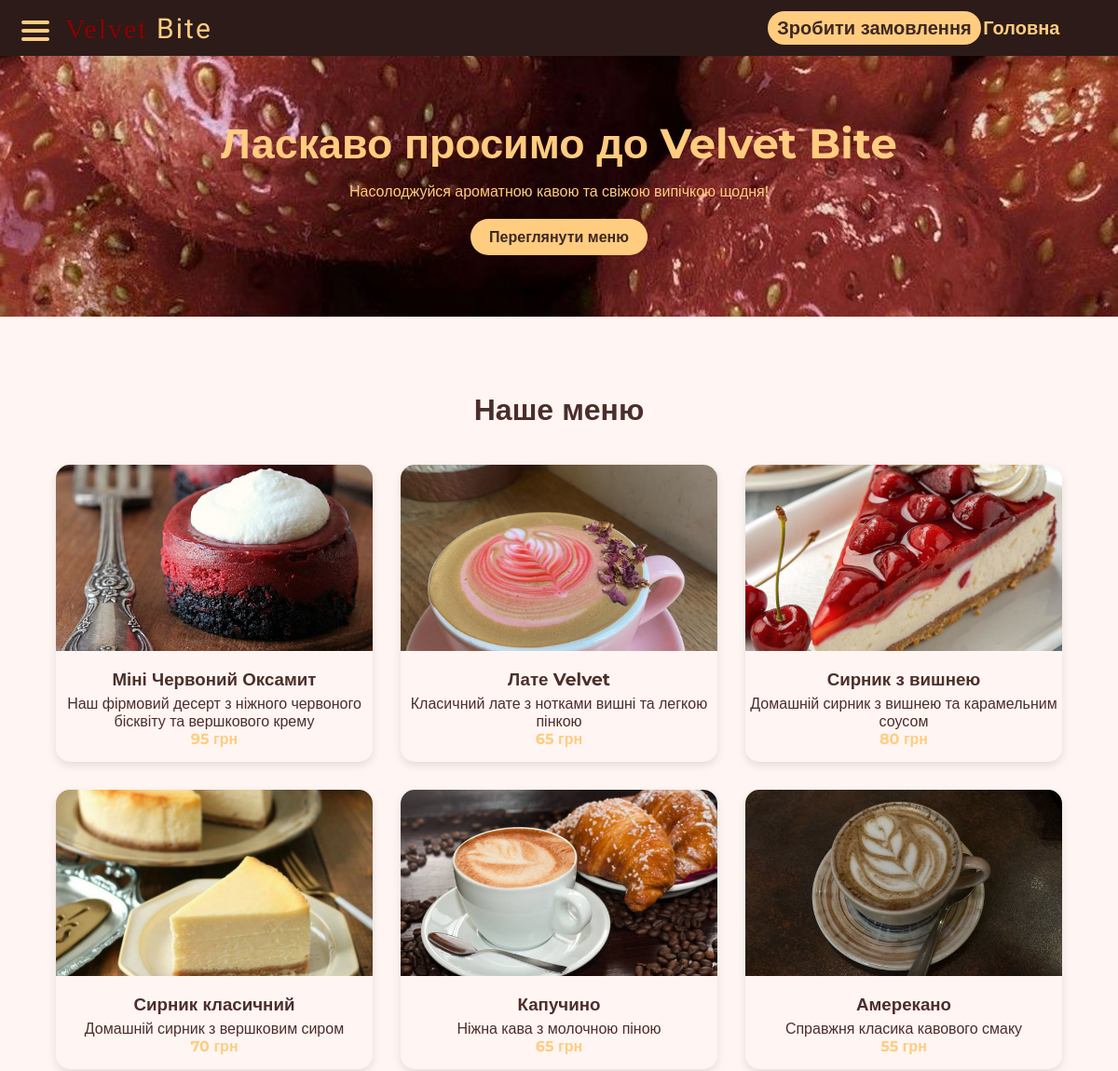
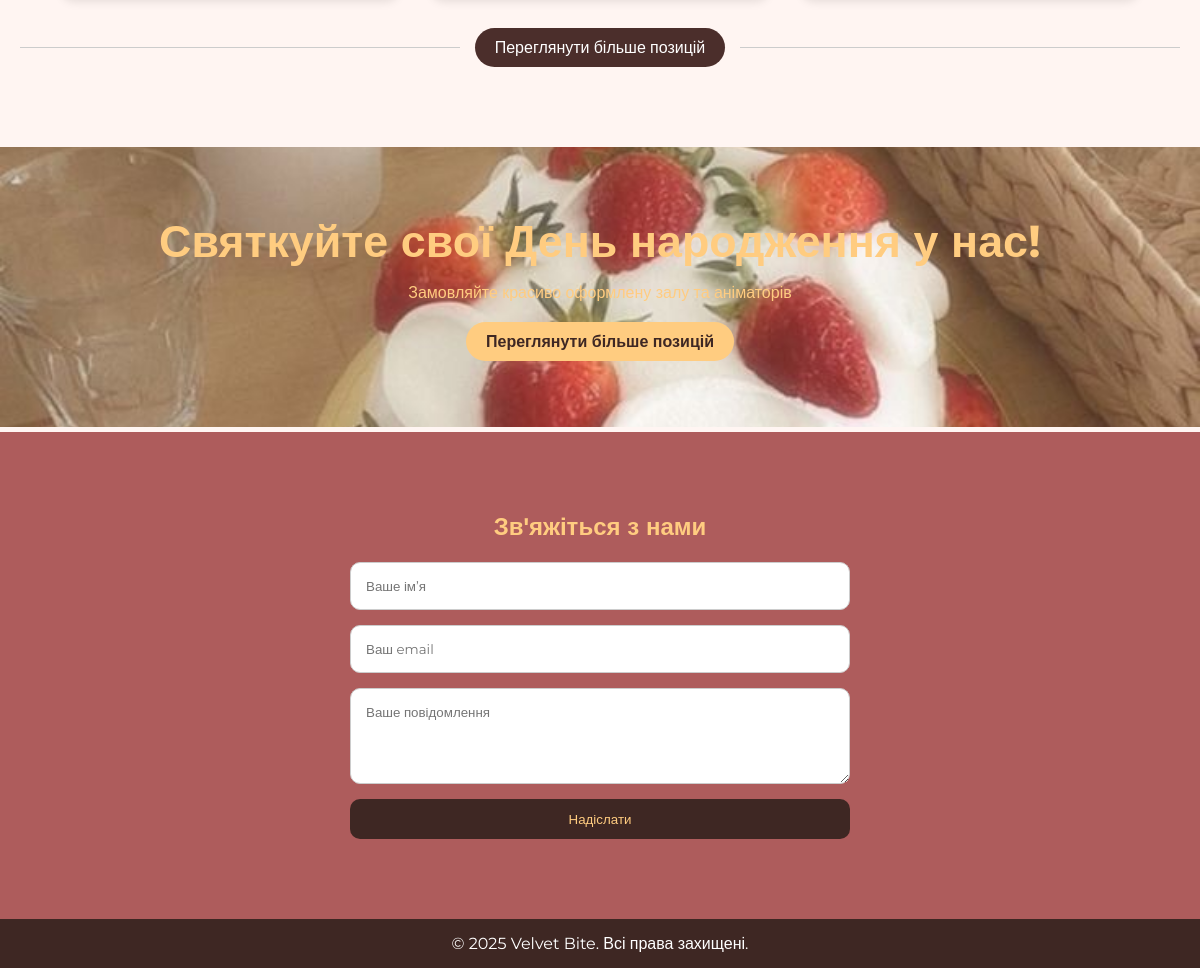
The page / on the database its author committed (2 pictures, top to bottom).
### tables this page shows
CREATE TABLE "dish" (
	"id"	INTEGER NOT NULL,
	"name"	TEXT NOT NULL,
	"price"	TEXT NOT NULL,
	"image"	BLOB NOT NULL,
	"description"	TEXT,
	"ingredients"	TEXT,
	"calories"	NUMERIC,
	PRIMARY KEY("id" AUTOINCREMENT)
);

### main.py (the view)
@app.route('/')
def index():
    dish = get_all_dish()
    return render_template('index.html', menu_items=dish)

### database.py (called while the page is built)
def get_db():
    if 'db' not in g:
        g.db = sqlite3.connect('my_database.db')
        g.db.row_factory = sqlite3.Row  # Для отримання результатів у вигляді словника
    return g.db

def get_all_dish():
    db = get_db()
    cursor = db.cursor()
    cursor.execute('SELECT * FROM dish')
    dish = cursor.fetchall()
    return dish

### main.py (called while the page is built)
@app.before_request
def startup():
    if not app.config.get('DB_INIT_DONE'):
        try:
            with app.app_context():
                init_db()
                add_admin('admin', '11111')
        except Exception:
            pass
        app.config['DB_INIT_DONE'] = True

### templates/index.html (shortened to what this page needs)
<!DOCTYPE html>
<html lang="uk">
<head>
    <link rel="stylesheet" href="{{ url_for('static', filename='style.css') }}">
</head>
<body>
    <header>
        <nav class="navbar">
            <div class="left-group">
                <div class="menu-toggle" id="menu-toggle">
                    <span></span>
                    <span></span>
                    <span></span>
                </div>
                <h1 class="logo"><span>Velvet</span> Bite</h1>
            </div>
            <a href="{{ url_for('order') }}" class="cart-btn" title="Замовлення">Зробити замовлення</a>
            <h2 class="navigation">Головна</h2>
        </nav>
    </header>
    <main>
        <section id="home" class="hero">
            <h1>Ласкаво просимо до Velvet Bite</h1>
            <p>Насолоджуйся ароматною кавою та свіжою випічкою щодня!</p>
            <a href="#menu" class="btn">Переглянути меню</a>
        </section>
        <section id="menu" class="menu-section">
            <h2>Наше меню</h2>
            <div class="menu-grid">
                {% for dish in menu_items %}
                <div class="menu-item {% if loop.index > 6 %}hidden-item{% endif %}">
                    <a href="{{ url_for('dish', dish_id=dish.id) }}">
                        <img src="{{ url_for('static', filename=dish.image) }}" alt="{{ dish.name }}">
                        <h3>{{ dish.name }}</h3>
                    </a>
                    <p>{{ dish.description }}</p>
                    <span>{{ dish.price|int }} грн</span>
                </div>
                {% endfor %}
            </div>
            <div class="show-more-line">
                <hr>
                <button id="showMoreBtn">Переглянути більше позицій</button>
                <hr>
            </div>
        </section>
        <section class="hero2">
            <h1>Святкуйте свої День народження у нас!</h1>
            <p>Замовляйте красиво оформлену залу та аніматорів</p>
            <a href="/service" class="btn">Переглянути більше позицій</a>
        </section>
                <section id="contact" class="contact-section">
                        <h2 class="contact-text">Зв'яжіться з нами</h2>
                        <form class="contact-form" method="post" action="{{ url_for('add_feedback_route') }}">
                                <input type="text" name="name" placeholder="Ваше ім’я" required>
                                <input type="email" name="email" placeholder="Ваш email" required>
                                <textarea name="text" rows="4" placeholder="Ваше повідомлення"></textarea>
                                <button type="submit">Надіслати</button>
                        </form>
                </section>
    </main>
    <footer>
        <p>© 2025 Velvet Bite. Всі права захищені.</p>
    </footer>
</body>
</html>

### rows shown on the page
dish: image (picture), name "Міні Червоний Оксамит", description "Наш фірмовий десерт з ніжного червоного бісквіту та вершкового крему", price "95"
dish: image (picture), name "Лате Velvet", description "Класичний лате з нотками вишні та легкою пінкою", price "65"
dish: image (picture), name "Сирник з вишнею", description "Домашній сирник з вишнею та карамельним соусом", price "80"
dish: image (picture), name "Сирник класичний", description "Домашній сирник з вершковим сиром", price "70"
dish: image (picture), name "Капучино", description "Ніжна кава з молочною піною", price "65"
dish: image (picture), name "Амерекано", description "Справжня класика кавового смаку", price "55"
